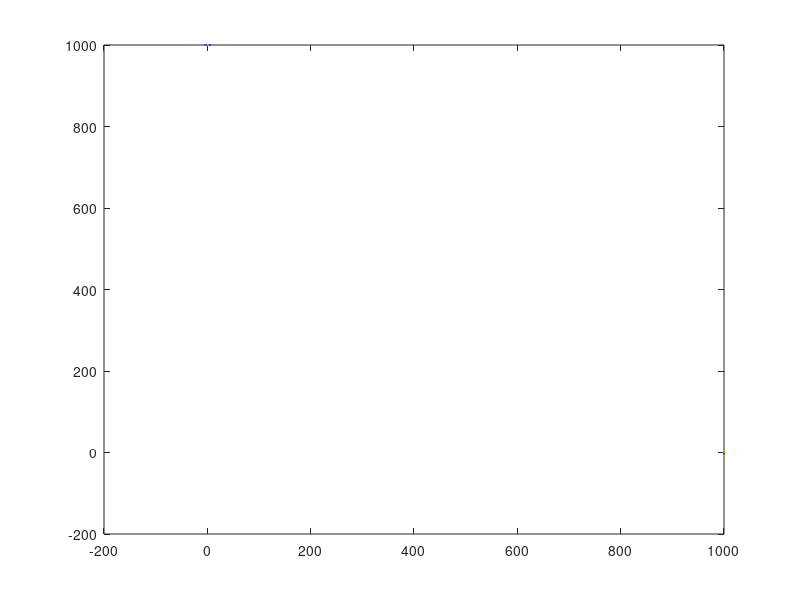

This chart was generated by the following MATLAB code:
N0 = 1;

RV1 = sqrt(2*N0) * randn(1000,1);
RV2 = sqrt(2*N0) * randn(1000,1);

figure
plot(RV1,1000);
hold;
plot(1000,RV2);
